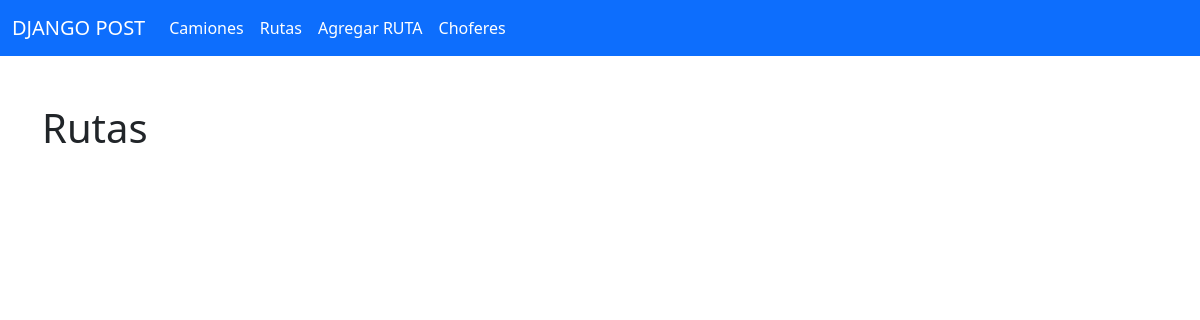
The page /rutas/ on the database as committed earlier.
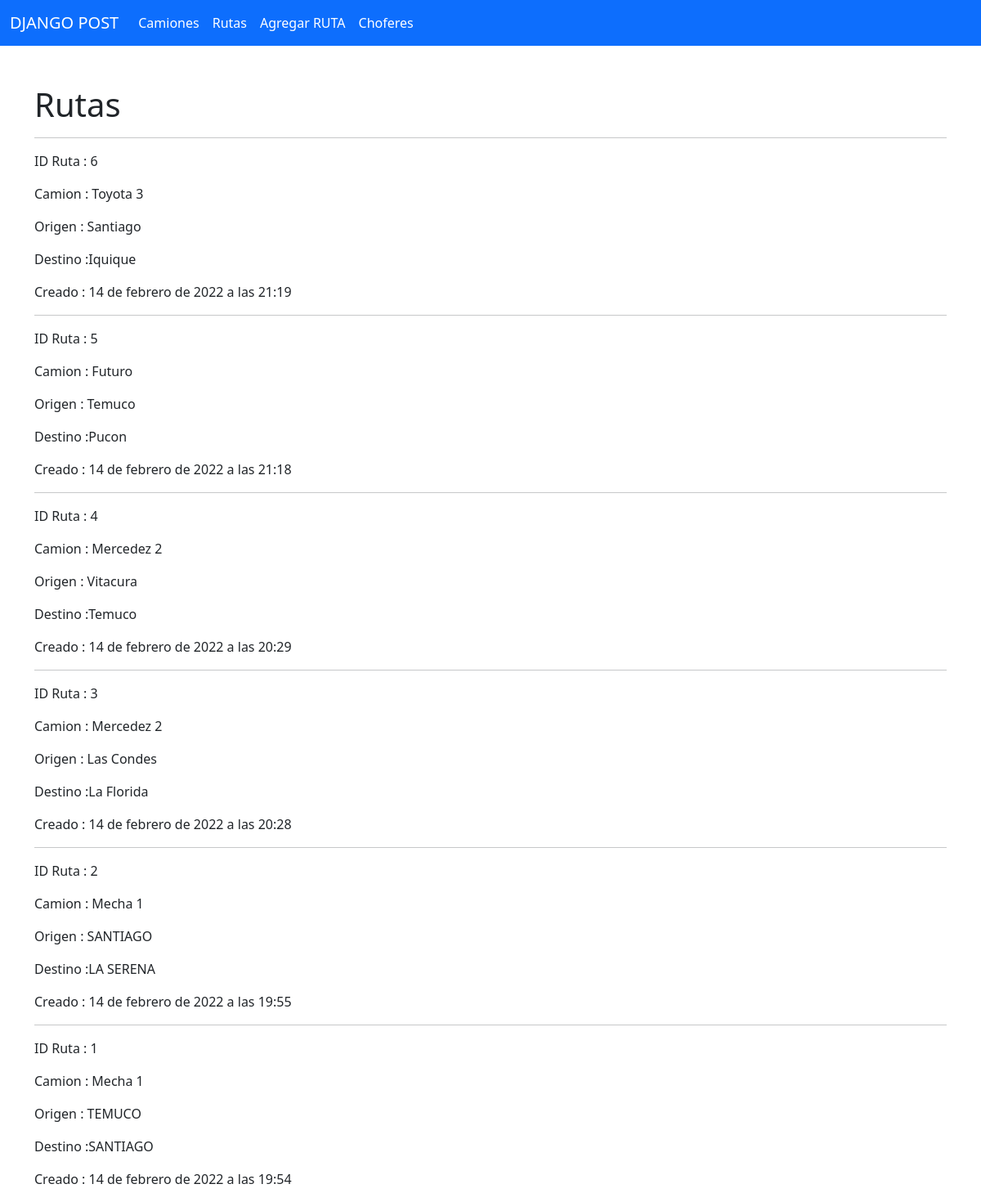
The same page on the database as committed later.
### app/models.py (models this page shows, shortened)
class Ruta(models.Model):
    camion = models.ForeignKey(Camion, related_name="rutas", on_delete=models.CASCADE)
    origen = models.CharField(max_length=100)
    destino = models.CharField(max_length=100)
    created_at = models.DateTimeField(auto_now_add=True)
    updated_at = models.DateTimeField(auto_now=True)

class Camion(models.Model):
    SIZE_CHICO = 'C'
    SIZE_MEDIANO = 'M'
    SIZE_GRANDE = 'G'
    TIPO_CAMION = (
        (SIZE_CHICO, 'CHICO'),
        (SIZE_MEDIANO, 'MEDIANO'),
        (SIZE_GRANDE, 'GRANDE'),
    )
    nombre = models.CharField(max_length=50)
    tipo = models.CharField(max_length=1, choices=TIPO_CAMION, default=SIZE_CHICO)
    created_at = models.DateTimeField(auto_now_add=True)
    updated_at = models.DateTimeField(auto_now=True)

### app/views.py (the view)
# urls.py: path('rutas/', views.rutas, name='rutas' ),
def rutas(request):
    if request.method == "GET":
        contexto = {
            'rutas': Ruta.objects.all().order_by('-updated_at'),
        }
        return render(request, 'app/rutas.html', contexto)

### app/templates/app/rutas.html (shortened to what this page needs)
{% extends "app/base.html"%}
{% block contenido %}
<div class="container mt-5">
    <h1>Rutas</h1>
    {% for ruta in rutas %}
        <hr>
        <p>ID Ruta : {{ruta.id}}</p>
        <p>Camion : {{ruta.camion.nombre}}</p>
        <p>Origen : {{ruta.origen}}</p>
        <p>Destino :{{ruta.destino}} </p>
        <p>Creado : {{ruta.created_at}}</p>
    {% endfor %}
</div>
{% endblock %}

Rows that differ between the two databases and show on the page:
added Ruta: id "6", camion.nombre "Toyota 3", origen "Santiago", destino "Iquique", created_at "14 de febrero de 2022 a las 21:19"
added Ruta: id "5", camion.nombre "Futuro", origen "Temuco", destino "Pucon", created_at "14 de febrero de 2022 a las 21:18"
added Ruta: id "4", camion.nombre "Mercedez 2", origen "Vitacura", destino "Temuco", created_at "14 de febrero de 2022 a las 20:29"
added Ruta: id "3", camion.nombre "Mercedez 2", origen "Las Condes", destino "La Florida", created_at "14 de febrero de 2022 a las 20:28"
added Ruta: id "2", camion.nombre "Mecha 1", origen "SANTIAGO", destino "LA SERENA", created_at "14 de febrero de 2022 a las 19:55"
added Ruta: id "1", camion.nombre "Mecha 1", origen "TEMUCO", destino "SANTIAGO", created_at "14 de febrero de 2022 a las 19:54"
